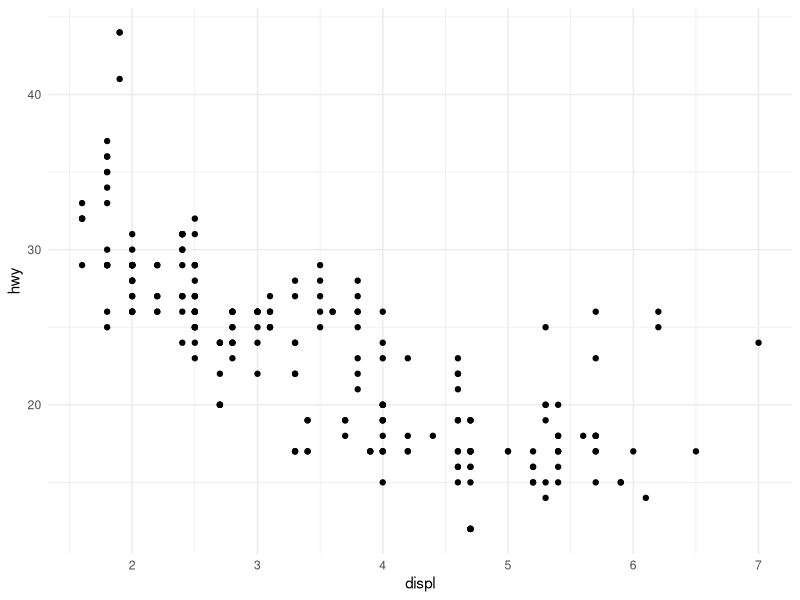
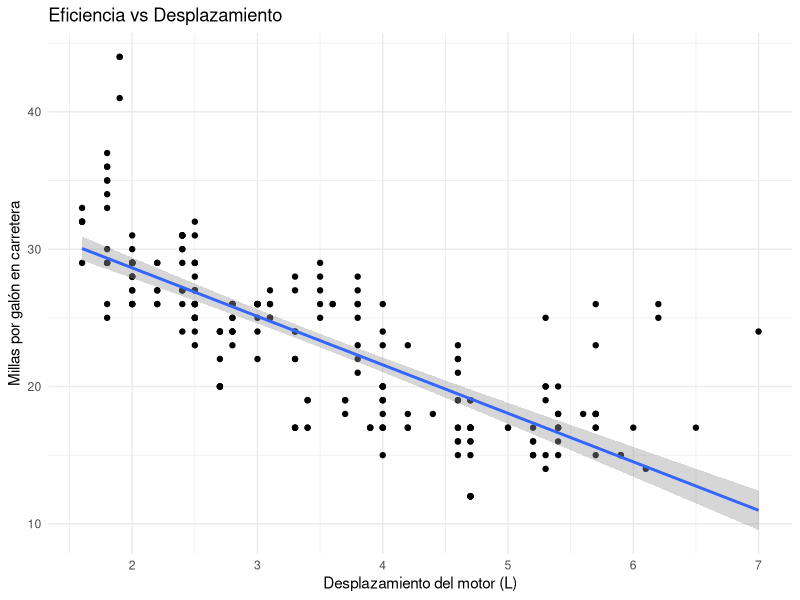
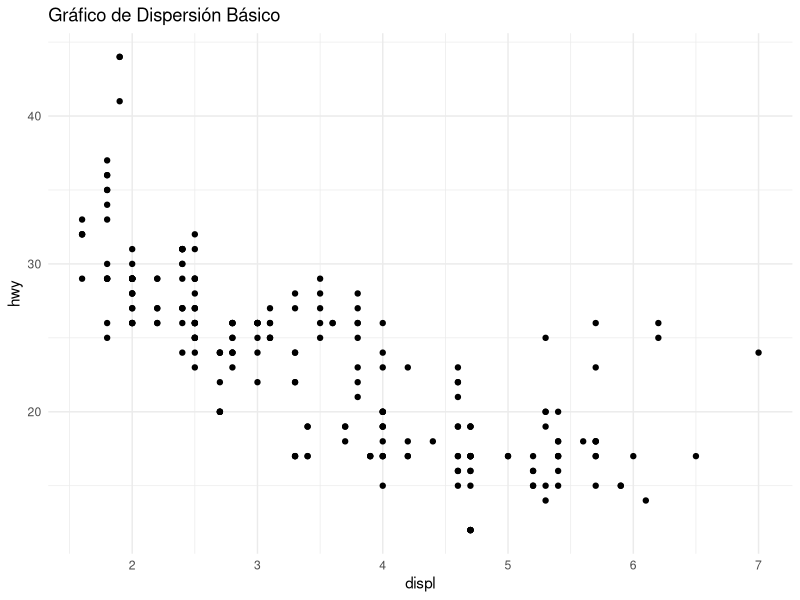
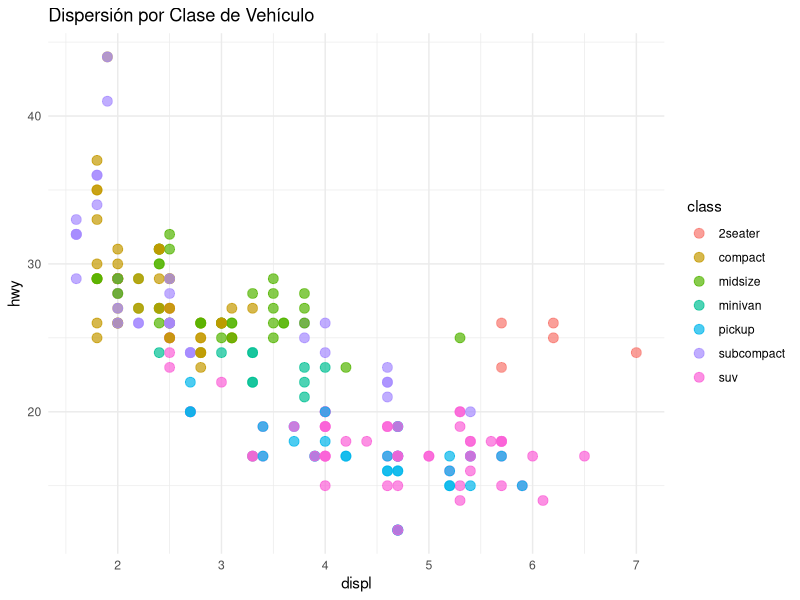
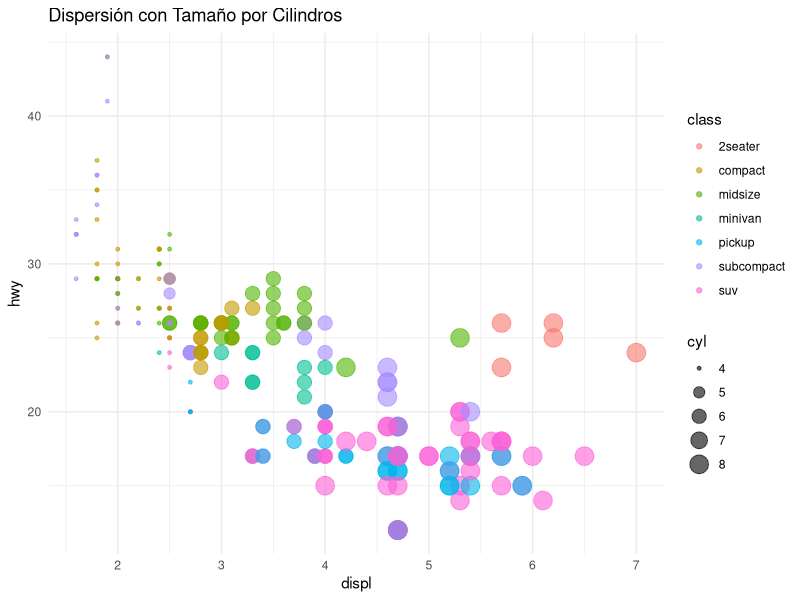
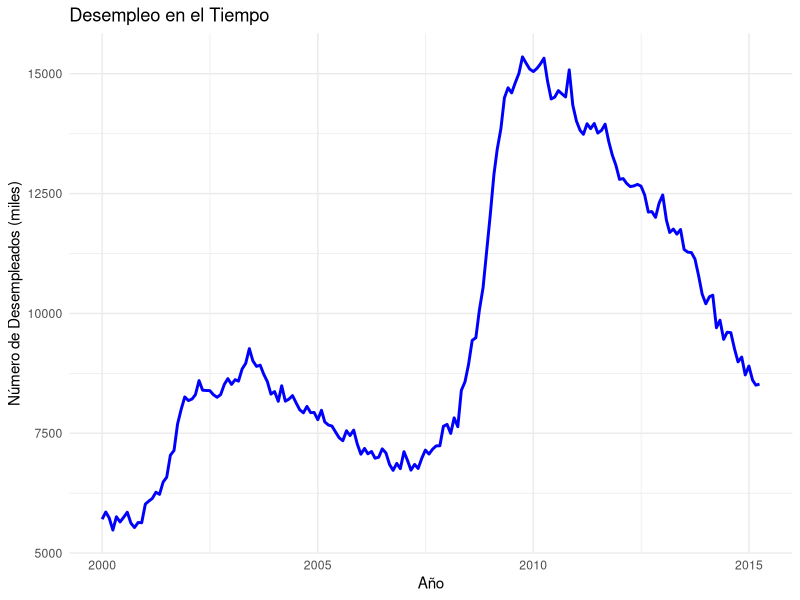
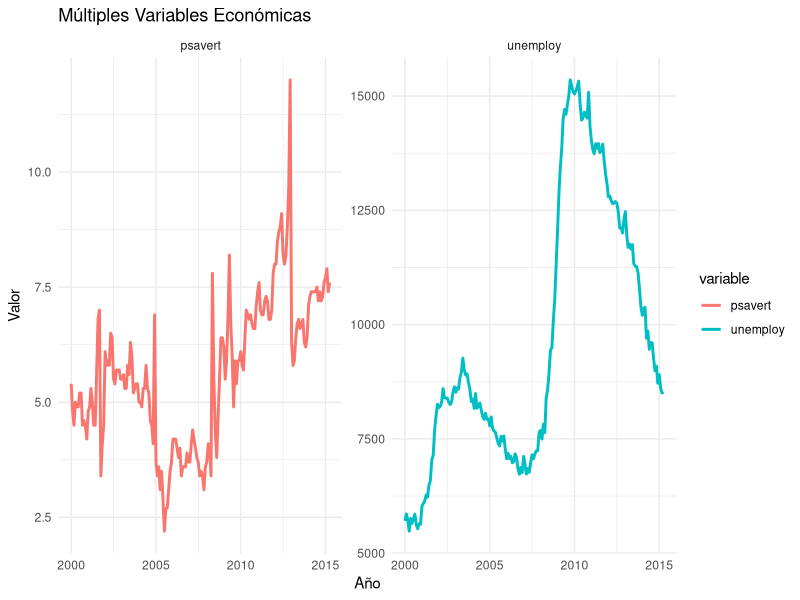
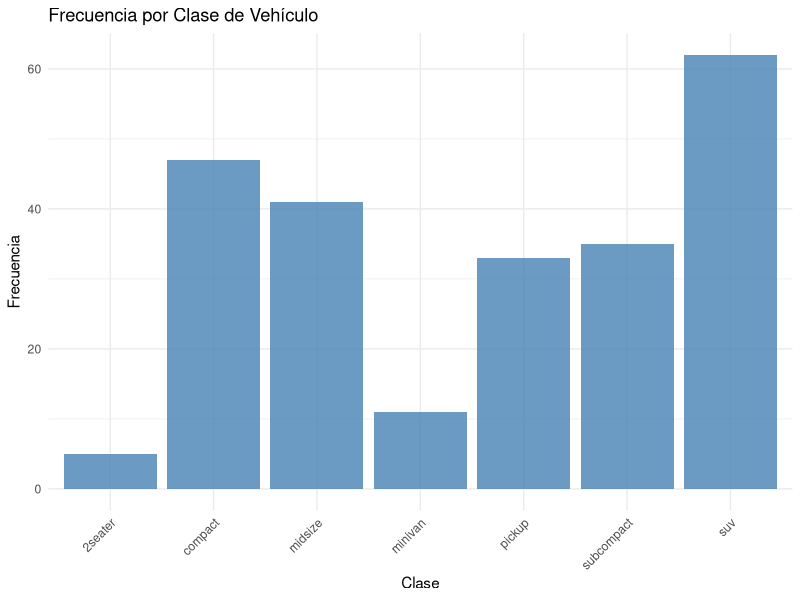

Write the R code that produced these figures, in order.
# ==============================================================================
# GUÍA COMPLETA DE GGPLOT2 EN R
# Autor: Análisis de Datos Avanzado
# Fecha: 14 de octubre de 2025
# 
# Esta guía cubre todos los aspectos esenciales de ggplot2 con ejemplos
# prácticos y comentarios detallados para facilitar el aprendizaje.
# ==============================================================================

# ÍNDICE DE CONTENIDOS:
# 1. CONFIGURACIÓN INICIAL Y LIBRERÍAS
# 2. FUNDAMENTOS DE GGPLOT2 - GRAMÁTICA DE GRÁFICOS
# 3. GEOMETRÍAS (GEOMS) - TIPOS DE GRÁFICOS
# 4. ESTÉTICA (AESTHETICS) - MAPEO DE VARIABLES
# 5. FACETAS (FACETING) - MÚLTIPLES GRÁFICOS
# 6. ESCALAS (SCALES) - CONTROL DE EJES Y COLORES
# 7. TEMAS (THEMES) - PERSONALIZACIÓN DE APARIENCIA
# 8. ANOTACIONES Y ETIQUETAS
# 9. TRANSFORMACIONES ESTADÍSTICAS
# 10. COORDENADAS Y PROYECCIONES
# 11. EJEMPLOS AVANZADOS Y CASOS DE USO
# 12. BUENAS PRÁCTICAS Y OPTIMIZACIÓN

# ==============================================================================
# 1. CONFIGURACIÓN INICIAL Y LIBRERÍAS
# ==============================================================================

# Limpiar entorno de trabajo
rm(list = ls())

# Cargar librerías necesarias
library(ggplot2)    # Librería principal para gráficos
library(dplyr)      # Para manipulación de datos
library(tidyr)      # Para reestructuración de datos
library(scales)     # Para formateo de escalas
library(viridis)    # Paletas de colores científicas
library(RColorBrewer) # Paletas de colores adicionales
library(gridExtra)  # Para combinar múltiples gráficos
library(ggthemes)   # Temas adicionales para ggplot2
library(lubridate)  # Para manejo de fechas

# Configurar opciones globales
options(scipen = 999)  # Evitar notación científica
theme_set(theme_minimal())  # Establecer tema por defecto

# Datos de ejemplo que utilizaremos
data("mtcars")
data("mpg")
data("diamonds")
data("economics")
data("iris")

# Verificar estructura de los datos principales
cat("=== ESTRUCTURA DE DATOS DE EJEMPLO ===\n")
cat("\nDataset mtcars:\n")
str(mtcars)
cat("\nDataset mpg:\n")
str(mpg)
cat("\nDataset diamonds:\n")
str(diamonds)

# ==============================================================================
# 2. FUNDAMENTOS DE GGPLOT2 - GRAMÁTICA DE GRÁFICOS
# ==============================================================================

cat("\n=== FUNDAMENTOS DE GGPLOT2 ===\n")

# ggplot2 se basa en la "Gramática de Gráficos" de Leland Wilkinson
# Componentes principales:
# - Data: Los datos a graficar
# - Aesthetics (aes): Mapeo de variables a propiedades visuales
# - Geometries (geom): Tipo de gráfico (puntos, líneas, barras, etc.)
# - Statistics (stat): Transformaciones estadísticas
# - Scales: Mapeo de valores de datos a propiedades visuales
# - Coordinate system: Sistema de coordenadas
# - Faceting: Dividir datos en subconjuntos

# SINTAXIS BÁSICA:
# ggplot(data = <DATA>) + 
#   geom_<GEOM_FUNCTION>(aes(<MAPPINGS>)) +
#   <OTHER_COMPONENTS>

# EJEMPLO BÁSICO: Gráfico de dispersión
cat("\n--- Gráfico básico de dispersión ---\n")
basic_scatter <- ggplot(data = mpg) + 
  geom_point(aes(x = displ, y = hwy))
print(basic_scatter)

# COMPONENTES EXPLICADOS:
# - ggplot(data = mpg): Inicializa el gráfico con el dataset mpg
# - geom_point(): Añade puntos al gráfico
# - aes(x = displ, y = hwy): Mapea 'displ' al eje x y 'hwy' al eje y

# CONSTRUCCIÓN POR CAPAS
cat("\n--- Construcción por capas ---\n")
layered_plot <- ggplot(data = mpg, aes(x = displ, y = hwy)) +
  geom_point() +                    # Capa 1: Puntos
  geom_smooth(method = "lm") +      # Capa 2: Línea de regresión
  labs(title = "Eficiencia vs Desplazamiento",
       x = "Desplazamiento del motor (L)",
       y = "Millas por galón en carretera") +
  theme_minimal()                   # Tema limpio

print(layered_plot)

# ==============================================================================
# 3. GEOMETRÍAS (GEOMS) - TIPOS DE GRÁFICOS
# ==============================================================================

cat("\n=== GEOMETRÍAS DISPONIBLES EN GGPLOT2 ===\n")

# 3.1 GRÁFICOS DE PUNTOS (SCATTER PLOTS)
cat("\n--- 3.1 Gráficos de Puntos ---\n")

# Gráfico de dispersión básico
scatter_basic <- ggplot(mpg, aes(x = displ, y = hwy)) +
  geom_point() +
  ggtitle("Gráfico de Dispersión Básico")

# Gráfico de dispersión con color por variable categórica
scatter_color <- ggplot(mpg, aes(x = displ, y = hwy, color = class)) +
  geom_point(size = 3, alpha = 0.7) +
  ggtitle("Dispersión por Clase de Vehículo")

# Gráfico de dispersión con tamaño variable
scatter_size <- ggplot(mpg, aes(x = displ, y = hwy, size = cyl, color = class)) +
  geom_point(alpha = 0.6) +
  ggtitle("Dispersión con Tamaño por Cilindros")

print(scatter_basic)
print(scatter_color)
print(scatter_size)

# 3.2 GRÁFICOS DE LÍNEAS
cat("\n--- 3.2 Gráficos de Líneas ---\n")

# Preparar datos de series temporales
economics_subset <- economics %>%
  filter(date >= as.Date("2000-01-01"))

# Gráfico de línea simple
line_basic <- ggplot(economics_subset, aes(x = date, y = unemploy)) +
  geom_line(color = "blue", size = 1) +
  labs(title = "Desempleo en el Tiempo",
       x = "Año", 
       y = "Número de Desempleados (miles)")

# Gráfico de múltiples líneas
economics_long <- economics_subset %>%
  select(date, unemploy, psavert) %>%
  pivot_longer(cols = c(unemploy, psavert), 
               names_to = "variable", 
               values_to = "value")

line_multiple <- ggplot(economics_long, aes(x = date, y = value, color = variable)) +
  geom_line(size = 1) +
  facet_wrap(~variable, scales = "free_y") +
  labs(title = "Múltiples Variables Económicas",
       x = "Año", y = "Valor")

print(line_basic)
print(line_multiple)

# 3.3 GRÁFICOS DE BARRAS
cat("\n--- 3.3 Gráficos de Barras ---\n")

# Contar frecuencias por clase
mpg_counts <- mpg %>% count(class)

# Gráfico de barras básico
bar_basic <- ggplot(mpg_counts, aes(x = class, y = n)) +
  geom_col(fill = "steelblue", alpha = 0.8) +
  labs(title = "Frecuencia por Clase de Vehículo",
       x = "Clase", y = "Frecuencia") +
  theme(axis.text.x = element_text(angle = 45, hjust = 1))

# Gráfico de barras agrupadas
mpg_grouped <- mpg %>% 
  count(class, drv) %>%
  filter(!is.na(drv))

bar_grouped <- ggplot(mpg_grouped, aes(x = class, y = n, fill = drv)) +
  geom_col(position = "dodge", alpha = 0.8) +
  labs(title = "Vehículos por Clase y Tracción",
       x = "Clase", y = "Frecuencia", fill = "Tracción") +
  theme(axis.text.x = element_text(angle = 45, hjust = 1))

# Gráfico de barras apiladas
bar_stacked <- ggplot(mpg_grouped, aes(x = class, y = n, fill = drv)) +
  geom_col(position = "stack", alpha = 0.8) +
  labs(title = "Vehículos por Clase (Apilado)",
       x = "Clase", y = "Frecuencia", fill = "Tracción") +
  theme(axis.text.x = element_text(angle = 45, hjust = 1))

print(bar_basic)
print(bar_grouped)
print(bar_stacked)

# 3.4 HISTOGRAMAS Y DENSIDAD
cat("\n--- 3.4 Histogramas y Densidad ---\n")

# Histograma básico
hist_basic <- ggplot(mpg, aes(x = hwy)) +
  geom_histogram(bins = 20, fill = "lightblue", color = "black", alpha = 0.7) +
  labs(title = "Distribución de Eficiencia en Carretera",
       x = "Millas por Galón", y = "Frecuencia")

# Histograma con múltiples grupos
hist_groups <- ggplot(mpg, aes(x = hwy, fill = drv)) +
  geom_histogram(bins = 15, alpha = 0.7, position = "identity") +
  labs(title = "Eficiencia por Tipo de Tracción",
       x = "Millas por Galón", y = "Frecuencia", fill = "Tracción")

# Gráfico de densidad
density_plot <- ggplot(mpg, aes(x = hwy, fill = drv)) +
  geom_density(alpha = 0.5) +
  labs(title = "Densidad de Eficiencia por Tracción",
       x = "Millas por Galón", y = "Densidad", fill = "Tracción")

print(hist_basic)
print(hist_groups)
print(density_plot)

# 3.5 BOXPLOTS Y VIOLIN PLOTS
cat("\n--- 3.5 Boxplots y Violin Plots ---\n")

# Boxplot básico
box_basic <- ggplot(mpg, aes(x = class, y = hwy)) +
  geom_boxplot(fill = "lightgreen", alpha = 0.7) +
  labs(title = "Eficiencia por Clase de Vehículo",
       x = "Clase", y = "Millas por Galón") +
  theme(axis.text.x = element_text(angle = 45, hjust = 1))

# Boxplot con puntos superpuestos
box_jitter <- ggplot(mpg, aes(x = class, y = hwy)) +
  geom_boxplot(fill = "lightblue", alpha = 0.7, outlier.shape = NA) +
  geom_jitter(width = 0.2, alpha = 0.5, color = "red") +
  labs(title = "Boxplot con Puntos Individuales",
       x = "Clase", y = "Millas por Galón") +
  theme(axis.text.x = element_text(angle = 45, hjust = 1))

# Violin plot
violin_plot <- ggplot(mpg, aes(x = class, y = hwy, fill = class)) +
  geom_violin(alpha = 0.7, trim = FALSE) +
  geom_boxplot(width = 0.1, fill = "white", alpha = 0.8) +
  labs(title = "Distribución de Eficiencia (Violin Plot)",
       x = "Clase", y = "Millas por Galón") +
  theme(axis.text.x = element_text(angle = 45, hjust = 1),
        legend.position = "none")

print(box_basic)
print(box_jitter)
print(violin_plot)

# 3.6 MAPAS DE CALOR (HEATMAPS)
cat("\n--- 3.6 Mapas de Calor ---\n")

# Preparar datos para heatmap
mtcars_corr <- cor(mtcars)
mtcars_melt <- reshape2::melt(mtcars_corr)

# Heatmap de correlaciones
heatmap_corr <- ggplot(mtcars_melt, aes(x = Var1, y = Var2, fill = value)) +
  geom_tile() +
  scale_fill_gradient2(low = "blue", mid = "white", high = "red", 
                       midpoint = 0, name = "Correlación") +
  labs(title = "Matriz de Correlación - mtcars",
       x = "", y = "") +
  theme(axis.text.x = element_text(angle = 45, hjust = 1))

print(heatmap_corr)

# ==============================================================================
# 4. ESTÉTICA (AESTHETICS) - MAPEO DE VARIABLES
# ==============================================================================

cat("\n=== ESTÉTICA Y MAPEO DE VARIABLES ===\n")

# Las estéticas (aesthetics) mapean variables de los datos a propiedades visuales
# Principales aesthetics:
# - x, y: posición en los ejes
# - color: color del borde o línea
# - fill: color de relleno
# - size: tamaño
# - shape: forma (para puntos)
# - alpha: transparencia
# - linetype: tipo de línea

# 4.1 MAPEO DE COLOR
cat("\n--- 4.1 Mapeo de Color ---\n")

# Color por variable continua
color_continuous <- ggplot(mpg, aes(x = displ, y = hwy, color = cty)) +
  geom_point(size = 3) +
  scale_color_viridis_c(name = "MPG Ciudad") +
  labs(title = "Color por Variable Continua")

# Color por variable categórica
color_categorical <- ggplot(mpg, aes(x = displ, y = hwy, color = drv)) +
  geom_point(size = 3) +
  scale_color_brewer(type = "qual", palette = "Set1", name = "Tracción") +
  labs(title = "Color por Variable Categórica")

print(color_continuous)
print(color_categorical)

# 4.2 MAPEO DE TAMAÑO Y FORMA
cat("\n--- 4.2 Mapeo de Tamaño y Forma ---\n")

# Tamaño por variable
size_mapping <- ggplot(mpg, aes(x = displ, y = hwy, size = cyl, color = class)) +
  geom_point(alpha = 0.7) +
  scale_size_continuous(range = c(1, 8), name = "Cilindros") +
  labs(title = "Tamaño por Número de Cilindros")

# Forma por variable (máximo 6 formas diferentes)
mpg_subset <- mpg %>% filter(class %in% c("compact", "midsize", "suv", "pickup"))

shape_mapping <- ggplot(mpg_subset, aes(x = displ, y = hwy, shape = class, color = class)) +
  geom_point(size = 4) +
  scale_shape_manual(values = c(16, 17, 15, 18)) +
  labs(title = "Forma por Clase de Vehículo")

print(size_mapping)
print(shape_mapping)

# 4.3 COMBINACIÓN DE MÚLTIPLES AESTHETICS
cat("\n--- 4.3 Múltiples Aesthetics ---\n")

multi_aesthetics <- ggplot(mpg, aes(x = displ, y = hwy)) +
  geom_point(aes(color = class, size = cyl), alpha = 0.7) +
  scale_color_brewer(type = "qual", palette = "Set3") +
  scale_size_continuous(range = c(2, 8)) +
  labs(title = "Múltiples Aesthetics Combinados",
       subtitle = "Color por clase, tamaño por cilindros",
       x = "Desplazamiento (L)", y = "MPG Carretera") +
  theme_minimal()

print(multi_aesthetics)

# ==============================================================================
# 5. FACETAS (FACETING) - MÚLTIPLES GRÁFICOS
# ==============================================================================

cat("\n=== FACETAS - MÚLTIPLES PANELES ===\n")

# Las facetas permiten crear múltiples paneles basados en variables categóricas
# Dos funciones principales: facet_wrap() y facet_grid()

# 5.1 FACET_WRAP - Una variable
cat("\n--- 5.1 Facet Wrap ---\n")

facet_wrap_single <- ggplot(mpg, aes(x = displ, y = hwy)) +
  geom_point(aes(color = drv), size = 2) +
  facet_wrap(~class, nrow = 2) +
  labs(title = "Eficiencia por Clase de Vehículo",
       x = "Desplazamiento", y = "MPG Carretera") +
  theme(legend.position = "bottom")

print(facet_wrap_single)

# 5.2 FACET_GRID - Dos variables
cat("\n--- 5.2 Facet Grid ---\n")

# Filtrar datos para mejor visualización
mpg_filtered <- mpg %>% 
  filter(drv %in% c("f", "r", "4"), 
         cyl %in% c(4, 6, 8))

facet_grid_double <- ggplot(mpg_filtered, aes(x = displ, y = hwy)) +
  geom_point(aes(color = class), size = 2) +
  facet_grid(drv ~ cyl, labeller = label_both) +
  labs(title = "Eficiencia por Tracción y Cilindros",
       x = "Desplazamiento", y = "MPG Carretera") +
  theme(legend.position = "bottom")

print(facet_grid_double)

# 5.3 FACETAS CON ESCALAS LIBRES
cat("\n--- 5.3 Escalas Libres en Facetas ---\n")

facet_free_scales <- ggplot(economics_long, aes(x = date, y = value)) +
  geom_line(color = "steelblue", size = 1) +
  facet_wrap(~variable, scales = "free_y", nrow = 2) +
  labs(title = "Variables Económicas con Escalas Independientes",
       x = "Año", y = "Valor") +
  theme(axis.text.x = element_text(angle = 45, hjust = 1))

print(facet_free_scales)

# ==============================================================================
# 6. ESCALAS (SCALES) - CONTROL DE EJES Y COLORES
# ==============================================================================

cat("\n=== ESCALAS - CONTROL DE MAPEOS ===\n")

# Las escalas controlan cómo los datos se mapean a las propiedades visuales

# 6.1 ESCALAS DE POSICIÓN (EJES)
cat("\n--- 6.1 Escalas de Posición ---\n")

# Escala continua con límites personalizados
position_scales <- ggplot(mpg, aes(x = displ, y = hwy)) +
  geom_point(aes(color = class), size = 3, alpha = 0.7) +
  scale_x_continuous(name = "Desplazamiento del Motor (Litros)",
                     limits = c(1, 7),
                     breaks = seq(1, 7, by = 1)) +
  scale_y_continuous(name = "Eficiencia Carretera (MPG)",
                     limits = c(10, 45),
                     breaks = seq(10, 45, by = 5)) +
  labs(title = "Escalas de Posición Personalizadas")

print(position_scales)

# Transformaciones logarítmicas
log_scales <- ggplot(diamonds %>% sample_n(1000), aes(x = carat, y = price)) +
  geom_point(alpha = 0.5, color = "blue") +
  scale_x_log10(name = "Quilates (escala log)") +
  scale_y_log10(name = "Precio (escala log)",
                labels = scales::dollar_format()) +
  labs(title = "Escalas Logarítmicas")

print(log_scales)

# 6.2 ESCALAS DE COLOR
cat("\n--- 6.2 Escalas de Color ---\n")

# Paleta manual
color_manual <- ggplot(mpg, aes(x = displ, y = hwy, color = drv)) +
  geom_point(size = 3) +
  scale_color_manual(values = c("4" = "red", "f" = "blue", "r" = "green"),
                     name = "Tipo de Tracción",
                     labels = c("4WD", "Delantera", "Trasera")) +
  labs(title = "Colores Manuales")

# Paleta viridis para variables continuas
color_viridis <- ggplot(mpg, aes(x = displ, y = hwy, color = cty)) +
  geom_point(size = 3) +
  scale_color_viridis_c(name = "MPG Ciudad",
                        option = "plasma") +
  labs(title = "Paleta Viridis")

# Paleta ColorBrewer
color_brewer <- ggplot(mpg, aes(x = displ, y = hwy, color = class)) +
  geom_point(size = 3) +
  scale_color_brewer(type = "qual", palette = "Set2") +
  labs(title = "Paleta ColorBrewer")

print(color_manual)
print(color_viridis)
print(color_brewer)

# 6.3 ESCALAS DE RELLENO
cat("\n--- 6.3 Escalas de Relleno ---\n")

fill_scales <- ggplot(mpg, aes(x = class, fill = drv)) +
  geom_bar(position = "dodge", alpha = 0.8) +
  scale_fill_manual(values = c("4" = "#E31A1C", "f" = "#1F78B4", "r" = "#33A02C"),
                    name = "Tracción") +
  labs(title = "Escalas de Relleno Personalizadas",
       x = "Clase de Vehículo", y = "Cantidad") +
  theme(axis.text.x = element_text(angle = 45, hjust = 1))

print(fill_scales)

# ==============================================================================
# 7. TEMAS (THEMES) - PERSONALIZACIÓN DE APARIENCIA
# ==============================================================================

cat("\n=== TEMAS Y PERSONALIZACIÓN ===\n")

# Los temas controlan todos los elementos no relacionados con los datos

# 7.1 TEMAS PREDEFINIDOS
cat("\n--- 7.1 Temas Predefinidos ---\n")

base_plot <- ggplot(mpg, aes(x = displ, y = hwy, color = class)) +
  geom_point(size = 3) +
  labs(title = "Comparación de Temas",
       x = "Desplazamiento", y = "MPG Carretera")

# Diferentes temas
theme_minimal_plot <- base_plot + theme_minimal() + ggtitle("theme_minimal()")
theme_classic_plot <- base_plot + theme_classic() + ggtitle("theme_classic()")
theme_bw_plot <- base_plot + theme_bw() + ggtitle("theme_bw()")
theme_dark_plot <- base_plot + theme_dark() + ggtitle("theme_dark()")

print(theme_minimal_plot)
print(theme_classic_plot)
print(theme_bw_plot)
print(theme_dark_plot)

# 7.2 PERSONALIZACIÓN DETALLADA
cat("\n--- 7.2 Personalización Detallada ---\n")

custom_theme_plot <- ggplot(mpg, aes(x = displ, y = hwy, color = class)) +
  geom_point(size = 3, alpha = 0.8) +
  labs(title = "Tema Personalizado Completo",
       subtitle = "Con múltiples ajustes de formato",
       x = "Desplazamiento del Motor (L)",
       y = "Eficiencia en Carretera (MPG)",
       color = "Clase de\nVehículo",
       caption = "Fuente: Dataset mpg") +
  theme_minimal() +
  theme(
    # Título principal
    plot.title = element_text(size = 16, face = "bold", hjust = 0.5, 
                              margin = margin(b = 10)),
    # Subtítulo
    plot.subtitle = element_text(size = 12, hjust = 0.5, 
                                margin = margin(b = 15)),
    # Título de ejes
    axis.title.x = element_text(size = 12, face = "bold", margin = margin(t = 10)),
    axis.title.y = element_text(size = 12, face = "bold", margin = margin(r = 10)),
    # Texto de ejes
    axis.text.x = element_text(size = 10, margin = margin(t = 5)),
    axis.text.y = element_text(size = 10, margin = margin(r = 5)),
    # Leyenda
    legend.title = element_text(size = 11, face = "bold"),
    legend.text = element_text(size = 9),
    legend.position = "bottom",
    legend.box.margin = margin(t = 10),
    # Panel y grilla
    panel.grid.major = element_line(color = "grey90", size = 0.5),
    panel.grid.minor = element_line(color = "grey95", size = 0.25),
    panel.border = element_rect(color = "black", fill = NA, size = 1),
    # Fondo
    plot.background = element_rect(fill = "white", color = NA),
    panel.background = element_rect(fill = "grey98", color = NA),
    # Caption
    plot.caption = element_text(size = 8, hjust = 1, margin = margin(t = 10))
  )

print(custom_theme_plot)

# 7.3 CREAR Y GUARDAR TEMA PERSONALIZADO
cat("\n--- 7.3 Tema Personalizado Reutilizable ---\n")

# Definir tema personalizado
my_custom_theme <- theme_minimal() +
  theme(
    plot.title = element_text(size = 14, face = "bold", hjust = 0.5),
    axis.title = element_text(size = 12, face = "bold"),
    axis.text = element_text(size = 10),
    legend.title = element_text(size = 11, face = "bold"),
    legend.text = element_text(size = 9),
    panel.grid.minor = element_blank(),
    panel.border = element_rect(color = "black", fill = NA, size = 0.5),
    strip.background = element_rect(fill = "lightgrey", color = "black"),
    strip.text = element_text(face = "bold")
  )

# Aplicar tema personalizado
themed_plot <- ggplot(mpg, aes(x = class, y = hwy, fill = drv)) +
  geom_boxplot(alpha = 0.8) +
  labs(title = "Eficiencia por Clase y Tracción",
       x = "Clase de Vehículo", y = "MPG Carretera", fill = "Tracción") +
  my_custom_theme +
  theme(axis.text.x = element_text(angle = 45, hjust = 1))

print(themed_plot)

# ==============================================================================
# 8. ANOTACIONES Y ETIQUETAS
# ==============================================================================

cat("\n=== ANOTACIONES Y ETIQUETAS ===\n")

# 8.1 TEXTO Y ETIQUETAS
cat("\n--- 8.1 Anotaciones de Texto ---\n")

# Gráfico con anotaciones de texto
text_annotations <- ggplot(mpg, aes(x = displ, y = hwy)) +
  geom_point(aes(color = class), size = 2, alpha = 0.7) +
  # Anotar punto específico
  annotate("text", x = 5.5, y = 40, 
           label = "Zona de alta\neficiencia", 
           hjust = 0.5, vjust = 0.5, size = 4, 
           color = "red", fontface = "bold") +
  # Flecha apuntando a región específica
  annotate("segment", x = 5.5, y = 38, xend = 4.5, yend = 35,
           arrow = arrow(length = unit(0.3, "cm")), color = "red") +
  # Rectángulo resaltando área
  annotate("rect", xmin = 1.5, xmax = 3, ymin = 35, ymax = 45,
           alpha = 0.2, fill = "blue") +
  labs(title = "Gráfico con Anotaciones",
       x = "Desplazamiento", y = "MPG Carretera")

print(text_annotations)

# 8.2 ETIQUETAS EN PUNTOS
cat("\n--- 8.2 Etiquetas en Puntos ---\n")

# Etiquetar puntos específicos
mpg_labeled <- mpg %>%
  filter(hwy > 40 | displ > 6.5) %>%
  mutate(label = paste(manufacturer, model))

labeled_points <- ggplot(mpg, aes(x = displ, y = hwy)) +
  geom_point(alpha = 0.5, color = "grey50") +
  geom_point(data = mpg_labeled, color = "red", size = 3) +
  ggrepel::geom_text_repel(data = mpg_labeled, 
                          aes(label = label),
                          box.padding = 0.5,
                          point.padding = 0.5,
                          segment.color = "red",
                          size = 3) +
  labs(title = "Vehículos Extremos Etiquetados",
       subtitle = "Alta eficiencia o gran desplazamiento",
       x = "Desplazamiento", y = "MPG Carretera")

print(labeled_points)

# 8.3 LÍNEAS DE REFERENCIA
cat("\n--- 8.3 Líneas de Referencia ---\n")

reference_lines <- ggplot(mpg, aes(x = displ, y = hwy)) +
  geom_point(aes(color = class), size = 2, alpha = 0.7) +
  # Líneas de referencia
  geom_hline(yintercept = mean(mpg$hwy), linetype = "dashed", 
             color = "red", size = 1) +
  geom_vline(xintercept = mean(mpg$displ), linetype = "dashed", 
             color = "blue", size = 1) +
  # Anotaciones para las líneas
  annotate("text", x = 1.5, y = mean(mpg$hwy) + 1, 
           label = paste("Promedio MPG:", round(mean(mpg$hwy), 1)),
           hjust = 0, color = "red") +
  annotate("text", x = mean(mpg$displ) + 0.1, y = 45, 
           label = paste("Promedio Despl.:", round(mean(mpg$displ), 1)),
           hjust = 0, color = "blue", angle = 90) +
  labs(title = "Gráfico con Líneas de Referencia",
       x = "Desplazamiento", y = "MPG Carretera")

print(reference_lines)

# ==============================================================================
# 9. TRANSFORMACIONES ESTADÍSTICAS
# ==============================================================================

cat("\n=== TRANSFORMACIONES ESTADÍSTICAS ===\n")

# 9.1 REGRESIÓN Y SUAVIZADO
cat("\n--- 9.1 Líneas de Regresión y Suavizado ---\n")

# Diferentes métodos de suavizado
regression_plot <- ggplot(mpg, aes(x = displ, y = hwy)) +
  geom_point(alpha = 0.5) +
  # Regresión lineal
  geom_smooth(method = "lm", se = TRUE, color = "red", 
              aes(fill = "Lineal")) +
  # Suavizado loess
  geom_smooth(method = "loess", se = TRUE, color = "blue",
              aes(fill = "Loess")) +
  labs(title = "Métodos de Regresión y Suavizado",
       x = "Desplazamiento", y = "MPG Carretera",
       fill = "Método") +
  scale_fill_manual(values = c("Lineal" = "red", "Loess" = "blue"))

print(regression_plot)

# 9.2 ESTADÍSTICAS RESUMIDAS
cat("\n--- 9.2 Estadísticas Resumidas ---\n")

# Boxplot con estadísticas personalizadas
stat_summary_plot <- ggplot(mpg, aes(x = class, y = hwy)) +
  geom_point(position = position_jitter(width = 0.2), alpha = 0.5) +
  stat_summary(fun = mean, geom = "point", size = 4, color = "red") +
  stat_summary(fun = mean, geom = "text", aes(label = round(..y.., 1)),
               vjust = -0.5, color = "red", fontface = "bold") +
  stat_summary(fun.data = mean_se, geom = "errorbar", 
               width = 0.2, color = "red") +
  labs(title = "Medias con Intervalos de Confianza",
       x = "Clase", y = "MPG Carretera") +
  theme(axis.text.x = element_text(angle = 45, hjust = 1))

print(stat_summary_plot)

# 9.3 CONTORNOS Y DENSIDADES 2D
cat("\n--- 9.3 Densidades 2D y Contornos ---\n")

# Gráfico de densidad 2D
density_2d <- ggplot(mpg, aes(x = displ, y = hwy)) +
  geom_point(alpha = 0.5) +
  geom_density_2d(color = "blue") +
  labs(title = "Densidad 2D con Contornos",
       x = "Desplazamiento", y = "MPG Carretera")

# Mapa de calor de densidad
density_heatmap <- ggplot(mpg, aes(x = displ, y = hwy)) +
  stat_density_2d_filled(alpha = 0.8) +
  geom_point(size = 0.5, color = "white") +
  labs(title = "Mapa de Calor de Densidad",
       x = "Desplazamiento", y = "MPG Carretera")

print(density_2d)
print(density_heatmap)

# ==============================================================================
# 10. COORDENADAS Y PROYECCIONES
# ==============================================================================

cat("\n=== SISTEMAS DE COORDENADAS ===\n")

# 10.1 COORDENADAS CARTESIANAS
cat("\n--- 10.1 Transformaciones de Coordenadas ---\n")

# Gráfico base
coord_base <- ggplot(mpg, aes(x = class, y = hwy)) +
  geom_boxplot(fill = "lightblue", alpha = 0.7) +
  labs(title = "Diferentes Sistemas de Coordenadas")

# Coordenadas normales
coord_cartesian <- coord_base + 
  ggtitle("Coordenadas Cartesianas") +
  theme(axis.text.x = element_text(angle = 45, hjust = 1))

# Coordenadas volteadas
coord_flipped <- coord_base +
  coord_flip() +
  ggtitle("Coordenadas Volteadas")

print(coord_cartesian)
print(coord_flipped)

# 10.2 COORDENADAS POLARES
cat("\n--- 10.2 Coordenadas Polares ---\n")

# Gráfico de barras normal
bar_normal <- ggplot(mpg %>% count(class), aes(x = class, y = n, fill = class)) +
  geom_col() +
  labs(title = "Gráfico de Barras Normal") +
  theme(axis.text.x = element_text(angle = 45, hjust = 1),
        legend.position = "none")

# Convertir a coordenadas polares (gráfico de dona)
pie_chart <- bar_normal +
  coord_polar(theta = "y") +
  ggtitle("Gráfico Circular (Pie Chart)") +
  theme(axis.text = element_blank(),
        axis.ticks = element_blank(),
        panel.grid = element_blank())

print(bar_normal)
print(pie_chart)

# 10.3 LÍMITES Y ZOOM
cat("\n--- 10.3 Control de Límites ---\n")

# Zoom con coord_cartesian (mantiene todos los datos)
zoom_coord <- ggplot(mpg, aes(x = displ, y = hwy)) +
  geom_point(aes(color = class)) +
  geom_smooth(method = "lm", se = FALSE) +
  coord_cartesian(xlim = c(2, 5), ylim = c(20, 35)) +
  labs(title = "Zoom con coord_cartesian()",
       subtitle = "Mantiene todos los datos para cálculos")

# Zoom con scale (filtra los datos)
zoom_scale <- ggplot(mpg, aes(x = displ, y = hwy)) +
  geom_point(aes(color = class)) +
  geom_smooth(method = "lm", se = FALSE) +
  scale_x_continuous(limits = c(2, 5)) +
  scale_y_continuous(limits = c(20, 35)) +
  labs(title = "Zoom con scale_*_continuous()",
       subtitle = "Filtra datos antes de cálculos")

print(zoom_coord)
print(zoom_scale)

# ==============================================================================
# 11. EJEMPLOS AVANZADOS Y CASOS DE USO
# ==============================================================================

cat("\n=== EJEMPLOS AVANZADOS ===\n")

# 11.1 GRÁFICO MULTIPLANEL COMPLEJO
cat("\n--- 11.1 Dashboard Multiplanel ---\n")

# Preparar múltiples gráficos
p1 <- ggplot(mpg, aes(x = displ, y = hwy, color = drv)) +
  geom_point() +
  geom_smooth(method = "lm", se = FALSE) +
  labs(title = "A) Eficiencia vs Desplazamiento",
       x = "Desplazamiento", y = "MPG Carretera") +
  my_custom_theme

p2 <- ggplot(mpg, aes(x = class, fill = drv)) +
  geom_bar(position = "dodge") +
  labs(title = "B) Distribución por Clase",
       x = "Clase", y = "Cantidad") +
  my_custom_theme +
  theme(axis.text.x = element_text(angle = 45, hjust = 1))

p3 <- ggplot(mpg, aes(x = drv, y = hwy)) +
  geom_boxplot(aes(fill = drv)) +
  labs(title = "C) Eficiencia por Tracción",
       x = "Tipo de Tracción", y = "MPG Carretera") +
  my_custom_theme

p4 <- ggplot(mpg, aes(x = hwy)) +
  geom_histogram(bins = 20, fill = "steelblue", alpha = 0.7) +
  labs(title = "D) Distribución de Eficiencia",
       x = "MPG Carretera", y = "Frecuencia") +
  my_custom_theme

# Combinar gráficos
dashboard <- gridExtra::grid.arrange(p1, p2, p3, p4, ncol = 2, nrow = 2)

# 11.2 GRÁFICO DE SERIES TEMPORALES AVANZADO
cat("\n--- 11.2 Series Temporales Avanzadas ---\n")

# Preparar datos económicos
econ_processed <- economics %>%
  mutate(
    year = year(date),
    recession = case_when(
      (date >= as.Date("1980-01-01") & date <= as.Date("1980-07-01")) |
      (date >= as.Date("1981-07-01") & date <= as.Date("1982-11-01")) |
      (date >= as.Date("1990-07-01") & date <= as.Date("1991-03-01")) |
      (date >= as.Date("2001-03-01") & date <= as.Date("2001-11-01")) |
      (date >= as.Date("2007-12-01") & date <= as.Date("2009-06-01")) ~ TRUE,
      TRUE ~ FALSE
    )
  )

# Gráfico avanzado de series temporales
advanced_timeseries <- ggplot(econ_processed, aes(x = date, y = unemploy)) +
  # Áreas de recesión
  geom_rect(data = econ_processed %>% filter(recession),
            aes(xmin = date, xmax = lead(date, default = max(date)),
                ymin = -Inf, ymax = Inf),
            fill = "red", alpha = 0.2, inherit.aes = FALSE) +
  # Línea principal
  geom_line(color = "steelblue", size = 1) +
  # Línea de tendencia
  geom_smooth(method = "loess", span = 0.3, se = TRUE, 
              color = "red", fill = "red", alpha = 0.2) +
  # Anotaciones
  annotate("text", x = as.Date("2008-01-01"), y = 15000,
           label = "Crisis\nFinanciera", hjust = 0.5, vjust = 0.5,
           color = "red", fontface = "bold") +
  scale_x_date(date_labels = "%Y", date_breaks = "5 years") +
  scale_y_continuous(labels = scales::comma_format()) +
  labs(title = "Desempleo en Estados Unidos (1967-2015)",
       subtitle = "Áreas sombreadas indican recesiones oficiales",
       x = "Año", y = "Número de Desempleados (miles)",
       caption = "Fuente: FRED Economic Data") +
  my_custom_theme

print(advanced_timeseries)

# 11.3 MATRIZ DE GRÁFICOS DE CORRELACIÓN
cat("\n--- 11.3 Matriz de Correlación Visual ---\n")

# Preparar datos numéricos de mtcars
mtcars_numeric <- mtcars %>%
  select(mpg, disp, hp, drat, wt, qsec)

# Crear función para gráficos de la diagonal inferior
panel.cor <- function(x, y, digits = 2, prefix = "", cex.cor, ...) {
  usr <- par("usr"); on.exit(par(usr))
  par(usr = c(0, 1, 0, 1))
  r <- abs(cor(x, y))
  txt <- format(c(r, 0.123456789), digits = digits)[1]
  txt <- paste0(prefix, txt)
  if(missing(cex.cor)) cex.cor <- 0.8/strwidth(txt)
  text(0.5, 0.5, txt, cex = cex.cor * r)
}

# Matriz de gráficos con GGally
correlation_matrix <- GGally::ggpairs(
  mtcars_numeric,
  title = "Matriz de Correlación - Variables de mtcars",
  lower = list(continuous = GGally::wrap("smooth", alpha = 0.3, size = 0.5)),
  upper = list(continuous = GGally::wrap("cor", size = 3)),
  diag = list(continuous = GGally::wrap("densityDiag", alpha = 0.5))
) + my_custom_theme

print(correlation_matrix)

# ==============================================================================
# 12. BUENAS PRÁCTICAS Y OPTIMIZACIÓN
# ==============================================================================

cat("\n=== BUENAS PRÁCTICAS ===\n")

# 12.1 PALETAS DE COLORES ACCESIBLES
cat("\n--- 12.1 Paletas Accesibles ---\n")

# Paleta para daltónicos
colorblind_safe <- ggplot(mpg, aes(x = displ, y = hwy, color = drv)) +
  geom_point(size = 3) +
  scale_color_manual(values = c("4" = "#E69F00", "f" = "#56B4E9", "r" = "#009E73"),
                     name = "Tracción") +
  labs(title = "Paleta Segura para Daltonismo",
       x = "Desplazamiento", y = "MPG Carretera")

print(colorblind_safe)

# 12.2 GRÁFICOS PARA PUBLICACIÓN
cat("\n--- 12.2 Formato para Publicación ---\n")

publication_plot <- ggplot(mpg, aes(x = displ, y = hwy)) +
  geom_point(aes(shape = drv), size = 2, alpha = 0.7) +
  geom_smooth(method = "lm", se = FALSE, color = "black", linetype = "dashed") +
  scale_shape_manual(values = c(16, 17, 15),
                     name = "Drive Type",
                     labels = c("4WD", "Front", "Rear")) +
  labs(title = "Fuel Efficiency vs Engine Displacement",
       x = "Engine Displacement (L)",
       y = "Highway Fuel Economy (mpg)") +
  theme_classic() +
  theme(
    text = element_text(family = "Arial", color = "black"),
    plot.title = element_text(size = 14, face = "bold", hjust = 0.5),
    axis.title = element_text(size = 12, face = "bold"),
    axis.text = element_text(size = 10, color = "black"),
    legend.title = element_text(size = 11, face = "bold"),
    legend.text = element_text(size = 10),
    legend.position = c(0.8, 0.8),
    legend.background = element_rect(fill = "white", color = "black"),
    panel.border = element_rect(color = "black", fill = NA, size = 1),
    axis.ticks = element_line(color = "black")
  )

print(publication_plot)

# 12.3 FUNCIÓN PARA GUARDAR GRÁFICOS
cat("\n--- 12.3 Función para Guardar Gráficos ---\n")

# Función personalizada para guardar gráficos
save_publication_plot <- function(plot, filename, width = 8, height = 6, dpi = 300) {
  ggsave(
    filename = paste0(filename, ".png"),
    plot = plot,
    width = width,
    height = height,
    dpi = dpi,
    bg = "white"
  )
  
  ggsave(
    filename = paste0(filename, ".pdf"),
    plot = plot,
    width = width,
    height = height,
    device = "pdf"
  )
  
  cat("Gráfico guardado como:", paste0(filename, ".png"), "and", paste0(filename, ".pdf"), "\n")
}

# Ejemplo de uso (comentado para evitar crear archivos)
# save_publication_plot(publication_plot, "fuel_efficiency_analysis")

# 12.4 PLANTILLA DE GRÁFICO ESTÁNDAR
cat("\n--- 12.4 Plantilla Estándar ---\n")

create_standard_plot <- function(data, x_var, y_var, color_var = NULL, 
                                title = "Título del Gráfico", 
                                x_label = NULL, y_label = NULL) {
  
  # Etiquetas por defecto
  if(is.null(x_label)) x_label <- x_var
  if(is.null(y_label)) y_label <- y_var
  
  # Crear el gráfico base
  p <- ggplot(data, aes_string(x = x_var, y = y_var))
  
  # Añadir color si se especifica
  if(!is.null(color_var)) {
    p <- p + geom_point(aes_string(color = color_var), size = 3, alpha = 0.7)
  } else {
    p <- p + geom_point(size = 3, alpha = 0.7, color = "steelblue")
  }
  
  # Añadir elementos estándar
  p <- p +
    labs(title = title, x = x_label, y = y_label) +
    my_custom_theme +
    theme(plot.title = element_text(hjust = 0.5))
  
  return(p)
}

# Ejemplo de uso de la plantilla
template_example <- create_standard_plot(
  data = mpg,
  x_var = "displ",
  y_var = "hwy",
  color_var = "class",
  title = "Ejemplo de Plantilla Estándar",
  x_label = "Desplazamiento del Motor (L)",
  y_label = "Eficiencia en Carretera (MPG)"
)

print(template_example)

# ==============================================================================
# RESUMEN Y RECURSOS ADICIONALES
# ==============================================================================

cat("\n=== RESUMEN FINAL ===\n")

cat("
RESUMEN DE GGPLOT2:

1. COMPONENTES PRINCIPALES:
   - Data: Los datos a visualizar
   - Aesthetics: Mapeo de variables a propiedades visuales
   - Geometries: Tipo de representación gráfica
   - Statistics: Transformaciones estadísticas
   - Scales: Control de mapeos
   - Coordinates: Sistema de coordenadas
   - Faceting: División en paneles
   - Themes: Apariencia no relacionada con datos

2. FLUJO DE TRABAJO RECOMENDADO:
   a) Explorar y limpiar datos
   b) Definir objetivo del gráfico
   c) Elegir geometría apropiada
   d) Mapear variables a aesthetics
   e) Ajustar escalas y ejes
   f) Personalizar tema
   g) Añadir anotaciones si es necesario
   h) Revisar y refinar

3. MEJORES PRÁCTICAS:
   - Usar colores accesibles
   - Mantener simplicidad
   - Etiquetar claramente
   - Usar facetas para múltiples grupos
   - Documentar código
   - Guardar en múltiples formatos

4. RECURSOS ADICIONALES:
   - Documentación oficial: https://ggplot2.tidyverse.org/
   - Galería de ejemplos: https://r-graph-gallery.com/
   - Libro 'ggplot2: Elegant Graphics for Data Analysis'
   - Cheat sheet de RStudio
")

cat("\n¡Guía completa de ggplot2 finalizada!\n")
cat("Total de ejemplos creados:", length(ls(pattern = "_plot$|_chart$")), "\n")

# Limpiar variables temporales pero mantener funciones útiles
rm(list = ls(pattern = "^(p1|p2|p3|p4|mpg_|econ_|mtcars_)"))

cat("\nFunciones útiles creadas y disponibles:\n")
cat("- my_custom_theme: Tema personalizado\n")
cat("- create_standard_plot(): Plantilla para gráficos estándar\n")
cat("- save_publication_plot(): Función para guardar gráficos\n")
